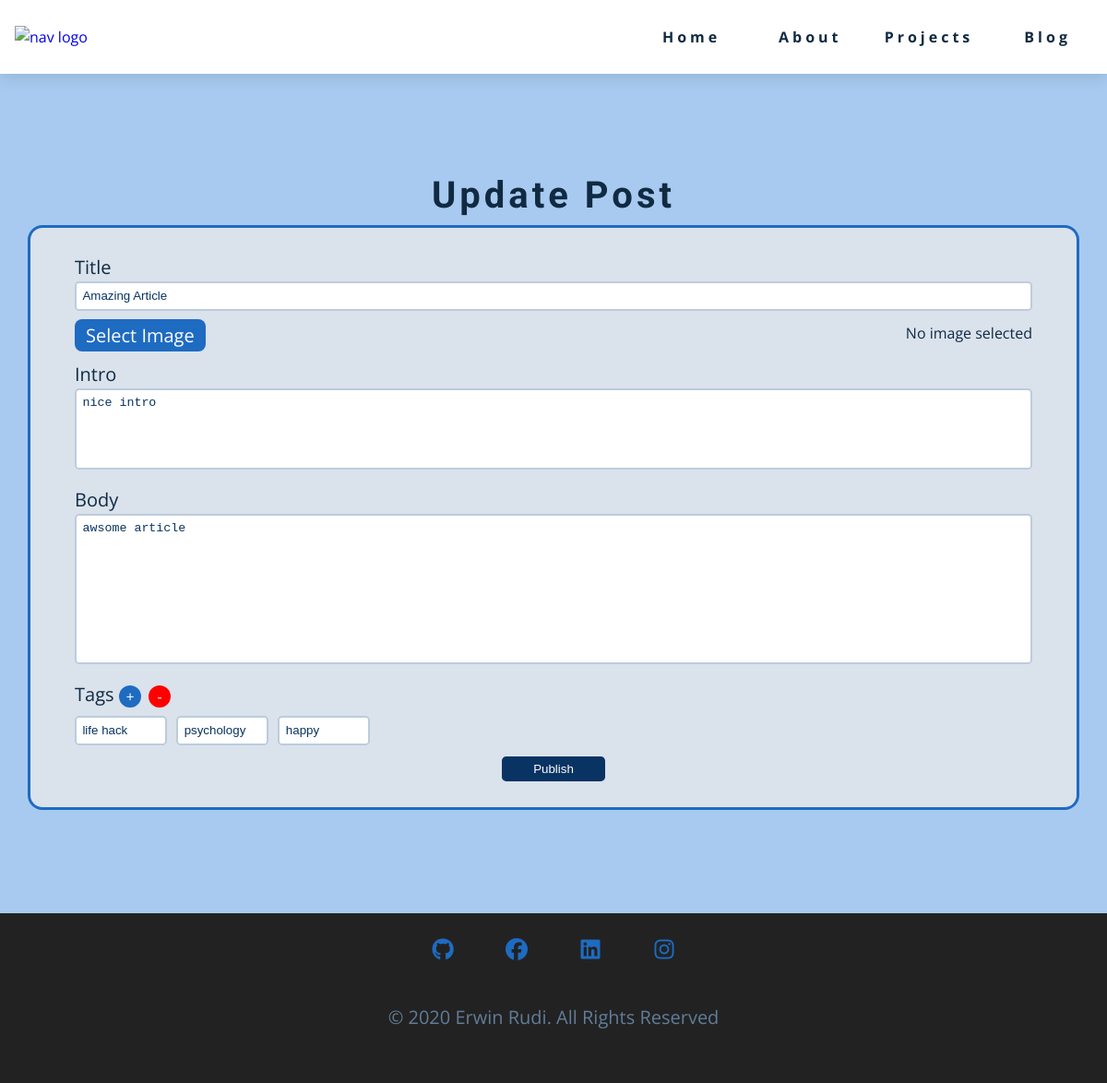
The app's page /blog/1/update (signed in), older data.
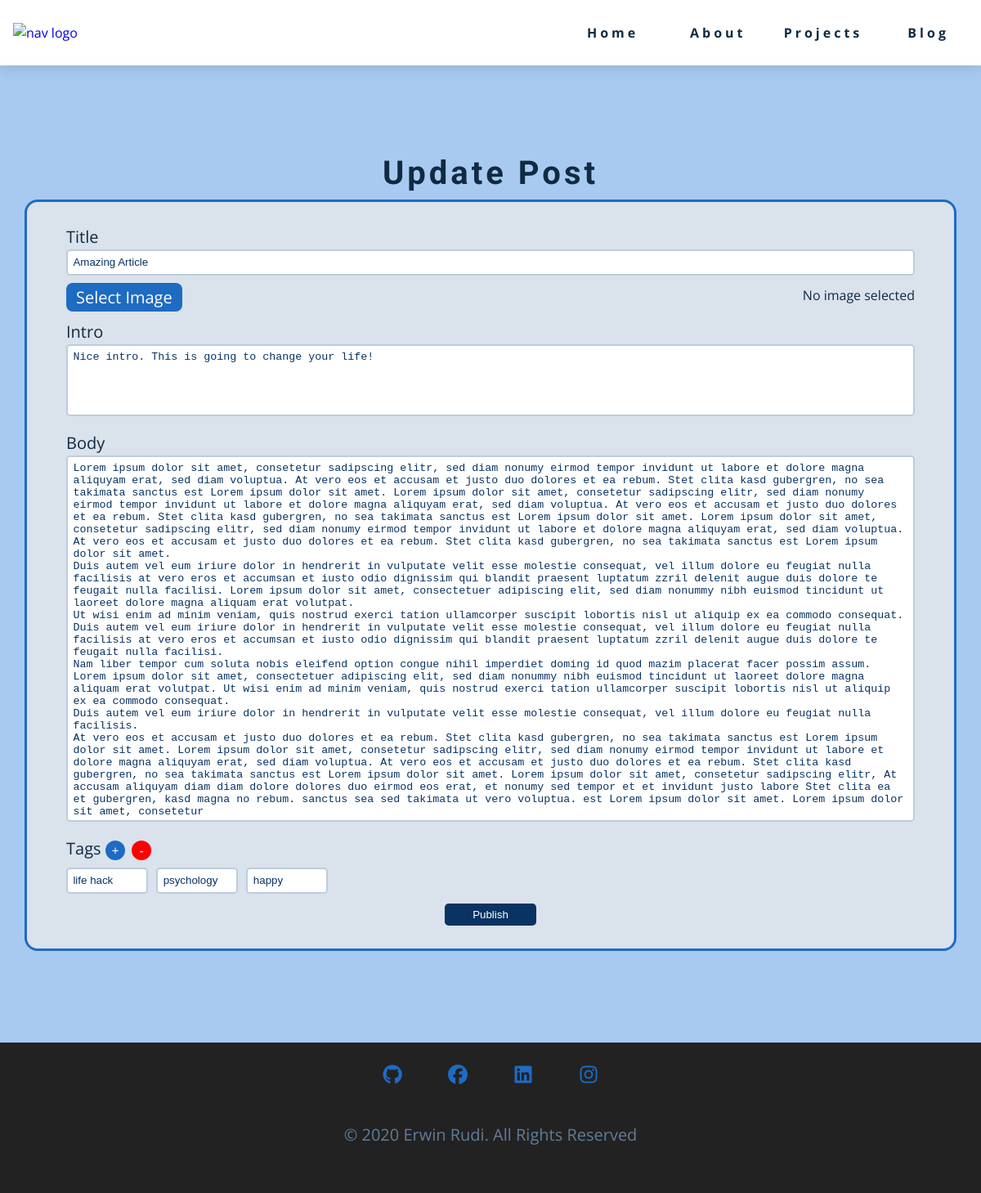
The same page, newer data.
### portfolio_app/models.py (models this page shows, shortened)
class Post(db.Model):
    id = db.Column(db.Integer, primary_key=True)
    title = db.Column(db.String(100), nullable=False)
    date_posted = db.Column(
        db.DateTime, nullable=False, default=datetime.utcnow
    )
    intro = db.Column(db.String(200), nullable=False)
    image_file = db.Column(
        db.String(20), nullable=False, default="default.jpg"
    )
    body = db.Column(db.Text, nullable=False)
    tags = db.Column(db.String(75), nullable=False)
    user_id = db.Column(
        db.Integer, db.ForeignKey("user.id"), nullable=False
    )

### portfolio_app/blog/routes.py (the view)
@blog.route("/<int:id>/update", methods=["GET", "POST"])
@login_required
def update_view(id):
    post = Post.query.get_or_404(id)
    if post.author != current_user:
        abort(403)
    form = PostForm()
    if form.validate_on_submit():
        if form.image.data:
            image_file = save_image(form.image.data)
            post.image_file = image_file
        post.title = form.title.data
        post.intro = form.intro.data
        post.body = str(form.body.data.replace("\r", "").split("\n"))
        post.tags = repr(
            [
                request.form[f"tag{n}"]
                for n in range(5)
                if f"tag{n}" in request.form
            ]
        )
        db.session.commit()
        flash("Your post has been updated", "success")
        return redirect(url_for("blog.bloglist_view"))
    elif request.method == "GET":
        form.title.data = post.title
        form.intro.data = post.intro
        body_string = ""
        for i, p in enumerate(eval(post.body)):
            if p == "":
                p = "\n"
            body_string += p
        form.body.data = body_string
        form.image.data = post.image_file
        form.tag0.data = eval(post.tags)[0]
    return render_template(
        "blog/create_article.html",
        legend="Update Post",
        form=form,
        tags=eval(post.tags),
        image_file=True,
    )

### portfolio_app/blog/forms.py
class PostForm(FlaskForm):
    title = StringField(
        "Title", validators=[DataRequired(), Length(min=2, max=100)]
    )
    intro = TextAreaField(
        "Intro", validators=[DataRequired(), Length(min=2, max=200)]
    )
    image = FileField(
        "Select Image", validators=[FileAllowed(["jpg", "jpeg", "png"])]
    )
    body = TextAreaField("Body", validators=[DataRequired()])
    tag0 = StringField(
        "tag0", validators=[DataRequired(), Length(min=2, max=15)]
    )
    submit = SubmitField("Publish")

### portfolio_app/models.py (called while the page is built)
@login_manager.user_loader
def load_user(user_id):
    return User.query.get(int(user_id))

### portfolio_app/templates/blog/create_article.html (shortened to what this page needs)
{% extends "base.html" %}
{% block content %}
<div class=" section single-page">
  <div class="section-center create-article-center">
    <div class="center">
      <h2>{{ legend }}</h2>
    </div>
    <div class="form-box ">
      <form class="form" method="post" action="" enctype="multipart/form-data">
        <div class="form-group">
          {{ form.title.label(class="form-label")}}
          {% if form.title.errors %}
            {{ form.title() }}
            <div class="invalid-feedback">
              {% for error in form.title.errors%}
                <span>{{ error }}</span>
              {% endfor %}
            </div>
          {% else %}
            {{ form.title(placeholder="Title") }}
          {% endif%}
        </div>
        <div class="form-group">
          {{ form.image.label(class="custom-file-label form-label")}}
          {% if form.image.errors %}
            {{ form.image(class="hidden-btn") }}
            <span class="selected-image">No image selected</span>
            <div class="invalid-feedback">
              {% for error in form.image.errors%}
                <span>{{ error }}</span>
              {% endfor %}
            </div>
          {% else %}
            <span class="selected-image">No image selected</span>
          {% endif%}
        </div>
        <div class="form-group">
          {{ form.intro.label(class="form-label")}}
          {% if form.intro.errors %}
            {{ form.intro() }}
            <div class="invalid-feedback">
              {% for error in form.intro.errors%}
                <span>{{ error }}</span>
              {% endfor %}
            </div>
          {% else %}
            {{ form.intro(class="article-input", rows='5') }}
          {% endif%}
        </div>
        <div class="form-group">
          {{ form.body.label(class="form-label")}}
          {% if form.body.errors %}
            {{ form.body() }}
            <div class="invalid-feedback">
              {% for error in form.body.errors%}
                <span>{{ error }}</span>
              {% endfor %}
            </div>
          {% else %}
            {{ form.body(class="article-input", rows='10') }}
          {% endif%}
        </div>
        <div class="form-group">
          <div class="tag-form">
            <label class="form-label" for="tags">Tags</label>
            <span class="add-tag-btn" id="add-btn">+</span>
            <span class="delete-tag-btn">-</span>
            <div class="tag-field">
              <div class="article-tags">{{ form.tag0(class="create-tag")}}
                {% if tags%}
                  {% for tag in tags[1:]%}
                    <input class="create-tag" id="tag{{ loop.index }}" name="tag{{ loop.index }}" required tpye="text" value="{{ tag }}">
                  {% endfor %}
                {% endif %}
              </div>
            </div>
          </div>
        </div>
        <div class="center">
          {{ form.submit()}}
        </div>
      </form>
    </div>
  </div>
</div>
{% endblock %}

Row changes from the older to the newer data that the page shows:
changed Post "Amazing Article": intro "nice intro" → "Nice intro. This is going to change your life!"; body "awsome article" → "Lorem ipsum dolor sit amet, consetetur sadipscing elitr, sed diam nonumy eirmod tempor invidunt ut labore et dolore magna aliquyam erat, sed diam voluptua. At vero eos et accusam et justo duo dolores et ea rebum. Stet clita kasd gubergren, no sea takimata sanctus est Lorem ipsum dolor sit amet. Lorem ipsum dolor sit amet, consetetur sadipscing elitr, sed diam nonumy eirmod tempor invidunt ut labore et dolore magna aliquyam erat, sed diam voluptua. At vero eos et accusam et justo duo dolores et ea rebum. Stet clita kasd gubergren, no sea takimata sanctus est Lorem ipsum dolor sit amet. Lorem ipsum dolor sit amet, consetetur sadipscing elitr, sed diam nonumy eirmod tempor invidunt ut labore…"
